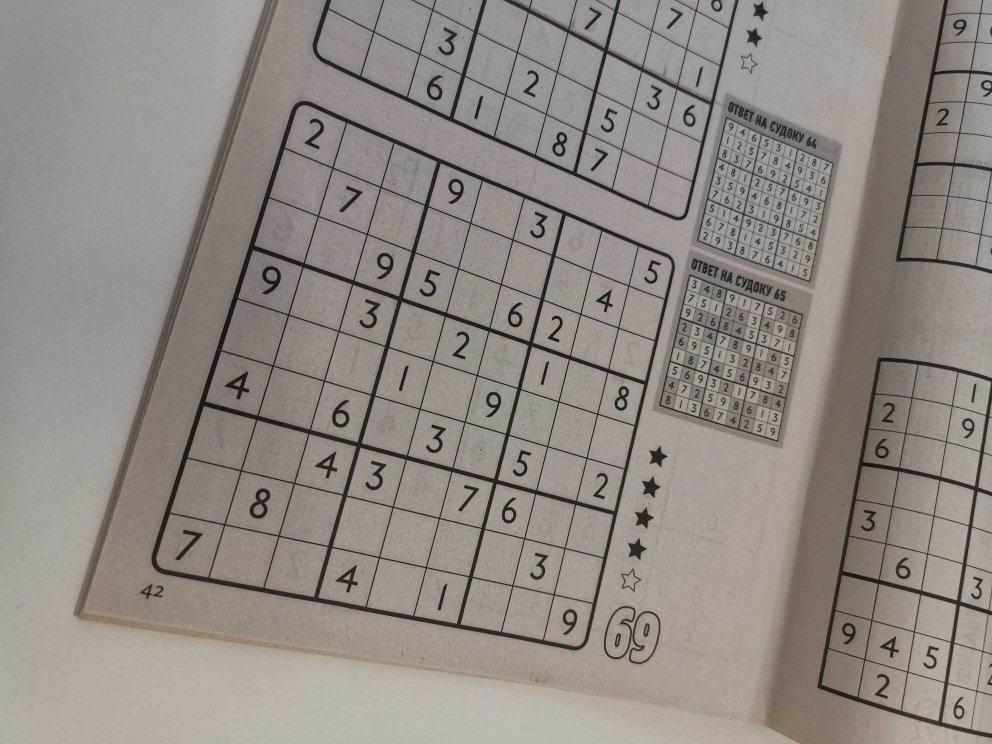
#> input picture HW2/train/train_3.jpg, 3968 x 2976 px (shown at 1/4 size)
$ jupyter execute --allow-errors Untitled.ipynb   (shell and % lines are left out)
#> lines starting #> are read from the running program, lines starting #| are printed output that depends on the picture; after the words box and inside, x2 and y2 are one past the last pixel; in counts of white or black regions, pixels touching at a corner belong together
[cell 1]
import cv2
import numpy as np
import torch
import torchvision
from torch import nn
from tqdm import tqdm, tqdm_notebook
import warnings
warnings.filterwarnings("ignore")


def get_perspective(img, location, height = 900, width = 900):
    location = sorted([(x, y) for x, y in location[:, 0, :]])
    if location[1][1] > location[0][1]:
        pts1 = np.float32([location[0], location[2], location[1], location[3]])
    else:
        pts1 = np.float32([location[1], location[3], location[0], location[2]])
    pts2 = np.float32([[0, 0], [width, 0], [0, height], [width, height]])
    matrix = cv2.getPerspectiveTransform(pts1, pts2)
    result = cv2.warpPerspective(img, matrix, (width, height))
    return result


# [8 lines left out: function split_boxes, not called in this run]


class compute_hog(object):
    def __init__(self, cell_size, block_size, nbins):
        self.cell_size = cell_size
        self.block_size = block_size
        self.nbins = nbins

    # [95 lines left out: functions __call__, fit_epoch, eval_epoch, train, predict, not called in this run]


def predict_image(img):
    gray = cv2.cvtColor(img, cv2.COLOR_BGR2GRAY)
#> img is the input picture: shape (2976, 3968, 3); mean B, G, R 132.6, 138.3, 144.7
    thresh = cv2.adaptiveThreshold(gray, 255, cv2.ADAPTIVE_THRESH_GAUSSIAN_C, cv2.THRESH_BINARY_INV, 57, 5)
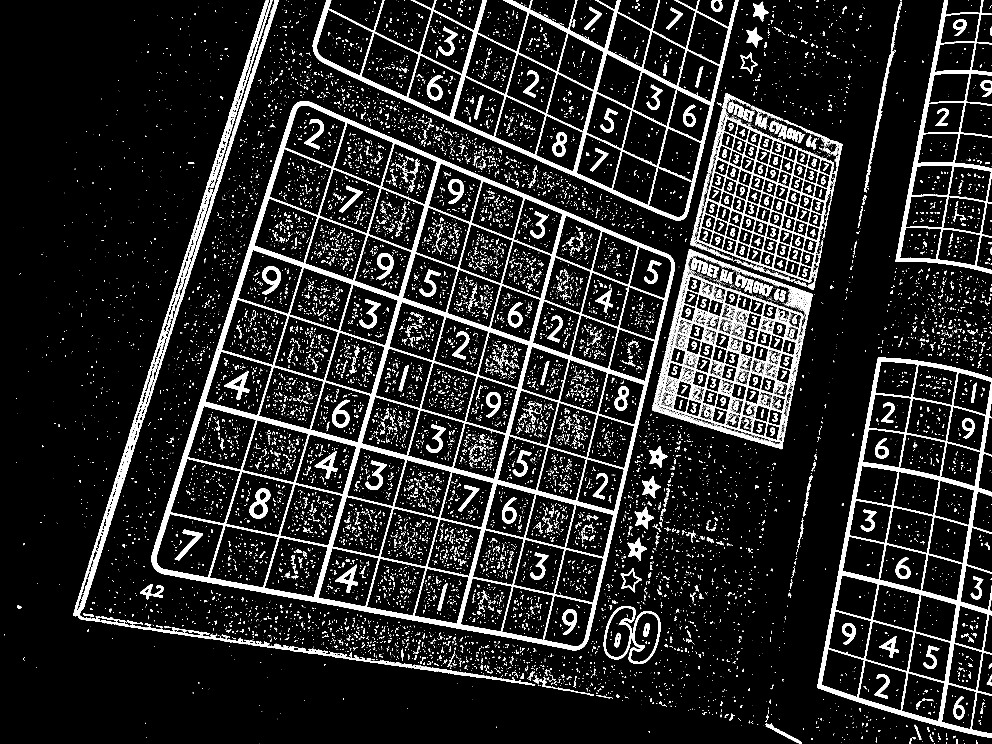
#> thresh: shape (2976, 3968) (shown at 1/4 size); 10.8% white; 20844 white regions (17263 under 20 px)

    # Filter out all numbers and noise to isolate only boxes
    cnts = cv2.findContours(thresh, cv2.RETR_TREE, cv2.CHAIN_APPROX_SIMPLE)
#> cnts = 22006 contours, 19339 with area under 20; largest, box (x1, y1, x2, y2) and area: (606, 405, 2699, 2601) 3069502, (1251, 0, 2954, 882) 756414, (3268, 1430, 3968, 2952) 750576, (2636, 1096, 3213, 1768) 258426, (2787, 466, 3336, 1130) 234981
    cnts = cnts[0] if len(cnts) == 2 else cnts[1]
    max_area = 0
    big_square = []
    for c in cnts:
        area = cv2.contourArea(c)
        max_area = max(max_area, area)
#> this loop made 22006 passes
#> (area, max_area) on passes 10, 11, 16: (28, 28), (54, 54), (61.5, 61.5)

    for c in cnts:
        area = cv2.contourArea(c)
        if area < max_area:
            cv2.drawContours(thresh, [c], -1, (0, 0, 0), -1)
        else:
            big_square = [c]
            location = cv2.approxPolyDP(c, 1000, True)
#> this loop made 22006 passes
#> area on passes 10, 11, 16: 28, 54, 61.5
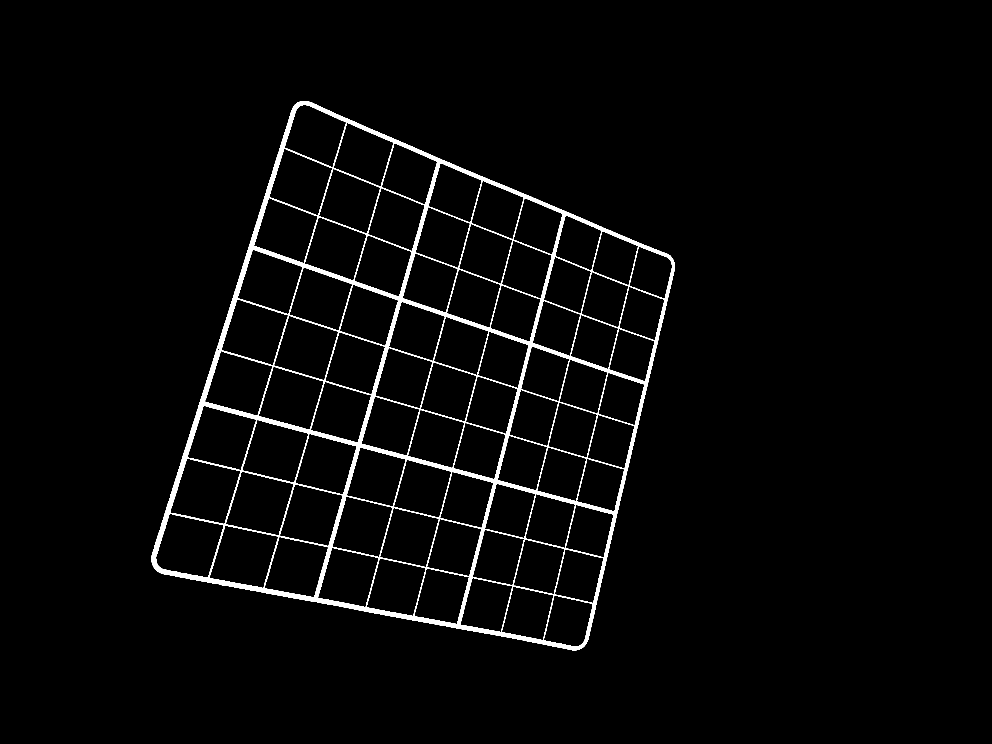
#> thresh: shape (2976, 3968) (shown at 1/4 size); 2.4% white; 1 white region, box (x1, y1, x2, y2) and area: (606, 405, 2699, 2601) 278902

    mask = np.zeros(thresh.shape)
    cv2.drawContours(mask, big_square, -1, (1, 1, 1), -1)
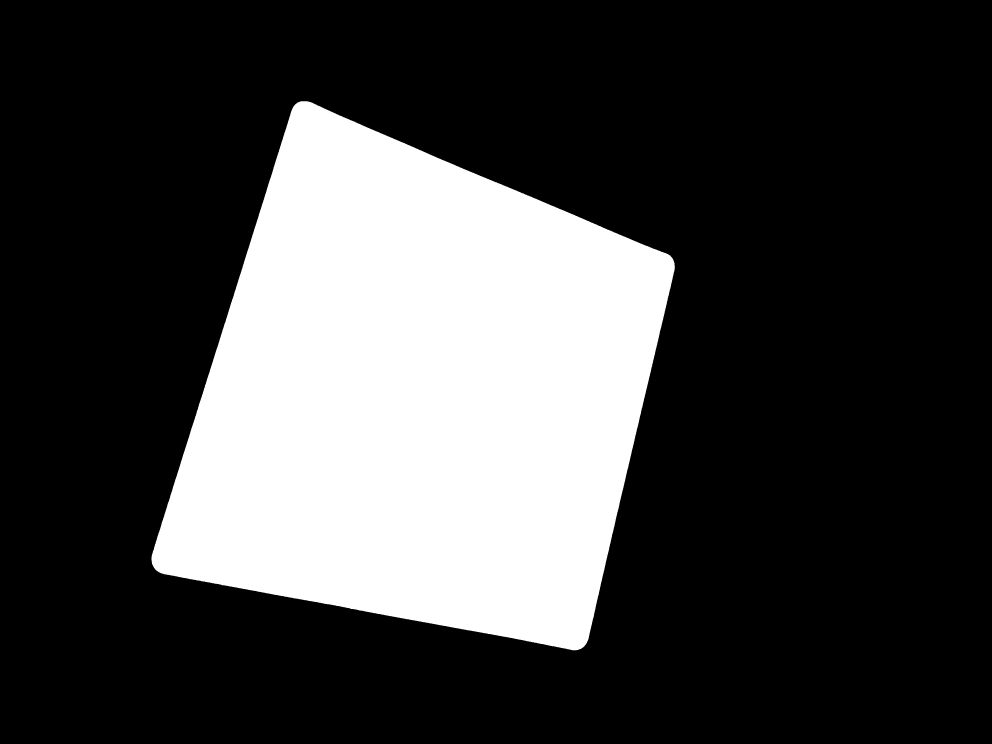
#> mask: shape (2976, 3968) float64 (shown at 1/4 size); values 0 (black) and 1 (white), 26% white; 1 white region, box (x1, y1, x2, y2) and area: (606, 405, 2699, 2601) 3072823

    vertical_kernel = cv2.getStructuringElement(cv2.MORPH_RECT, (1, 5))
#> vertical_kernel = [1, 1, 1, 1, 1]
    thresh = cv2.morphologyEx(thresh, cv2.MORPH_CLOSE, vertical_kernel, iterations=9)
#> thresh: shape (2976, 3968); 2.6% white; 1 white region, box (x1, y1, x2, y2) and area: (606, 405, 2699, 2601) 306447
    horizontal_kernel = cv2.getStructuringElement(cv2.MORPH_RECT, (5, 1))
#> horizontal_kernel = [[1, 1, 1, 1, 1]]
    thresh = cv2.morphologyEx(thresh, cv2.MORPH_CLOSE, horizontal_kernel, iterations=4)
#> thresh: shape (2976, 3968); 2.6% white; 1 white region, box (x1, y1, x2, y2) and area: (606, 405, 2699, 2601) 312684

    table = get_perspective(cv2.adaptiveThreshold(gray, 255, cv2.ADAPTIVE_THRESH_GAUSSIAN_C, cv2.THRESH_BINARY_INV, 57, 5) - thresh, location)
#> in get_perspective, `matrix = cv2.getPerspectiveTransform(pts1, pts2)`: matrix = [[0.387, 0.119, -509.6], [-0.17, 0.409, 34.28], [-0.000105, 8.32e-06, 1]]
#> in get_perspective, `result = cv2.warpPerspective(img, matrix, (width, height))`:
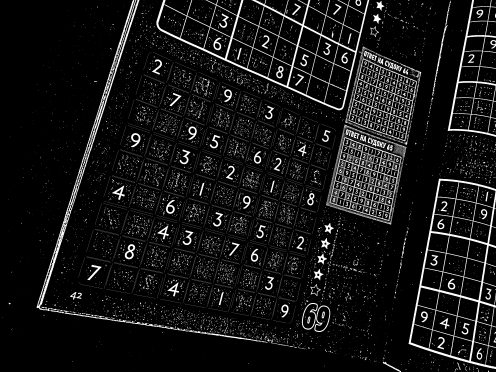
#> img: shape (2976, 3968) (shown at 1/8 size); min 0, max 255, mean 21.4

    kernel =  cv2.getStructuringElement(cv2.MORPH_RECT,(5, 5))
#> kernel = [[1, 1, 1, 1, 1], [1, 1, 1, 1, 1], [1, 1, 1, 1, 1], [1, 1, 1, 1, 1], [1, 1, 1, 1, 1]]
    kernel_2 =  cv2.getStructuringElement(cv2.MORPH_RECT,(2, 2))
#> kernel_2 = [[1, 1], [1, 1]]
    table = cv2.morphologyEx(table, cv2.MORPH_OPEN, kernel, iterations=1)
    table = cv2.morphologyEx(table, cv2.MORPH_OPEN, kernel_2, iterations=4)
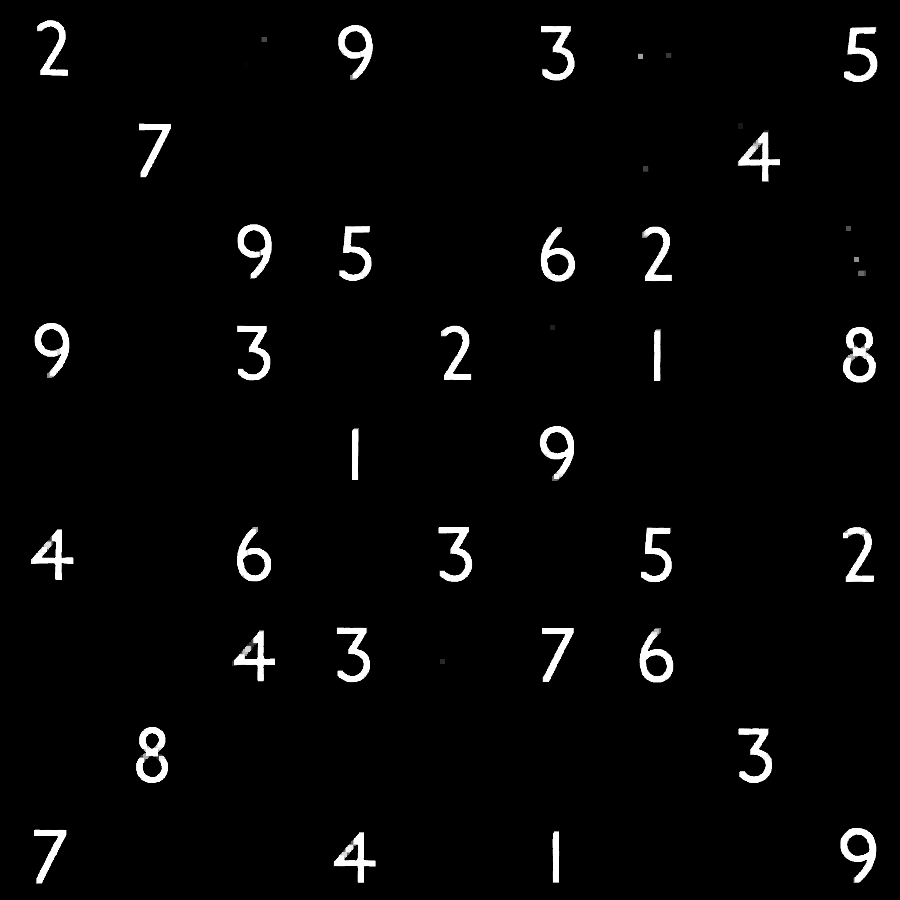
#> table: shape (900, 900); min 0, max 255, mean 6.8
    plot_img(table)
    boxes = split_boxes(table)

    ans = []
    for i in range(9):
        row = []
        for j in range(9):
            row += [predict(boxes[9 * i + j], model_1)]
        ans += [row]

    return mask, [ans]


batch_size_train = 64
batch_size_test = 1000

random_seed = 1
torch.backends.cudnn.enabled = False
torch.manual_seed(random_seed)

#> (the rest of this cell did not finish here and is left out)

#> (a cell that did not finish here is left out)

$ run again, with HW2/train/train_0.jpg copied over HW2/train/train_3.jpg
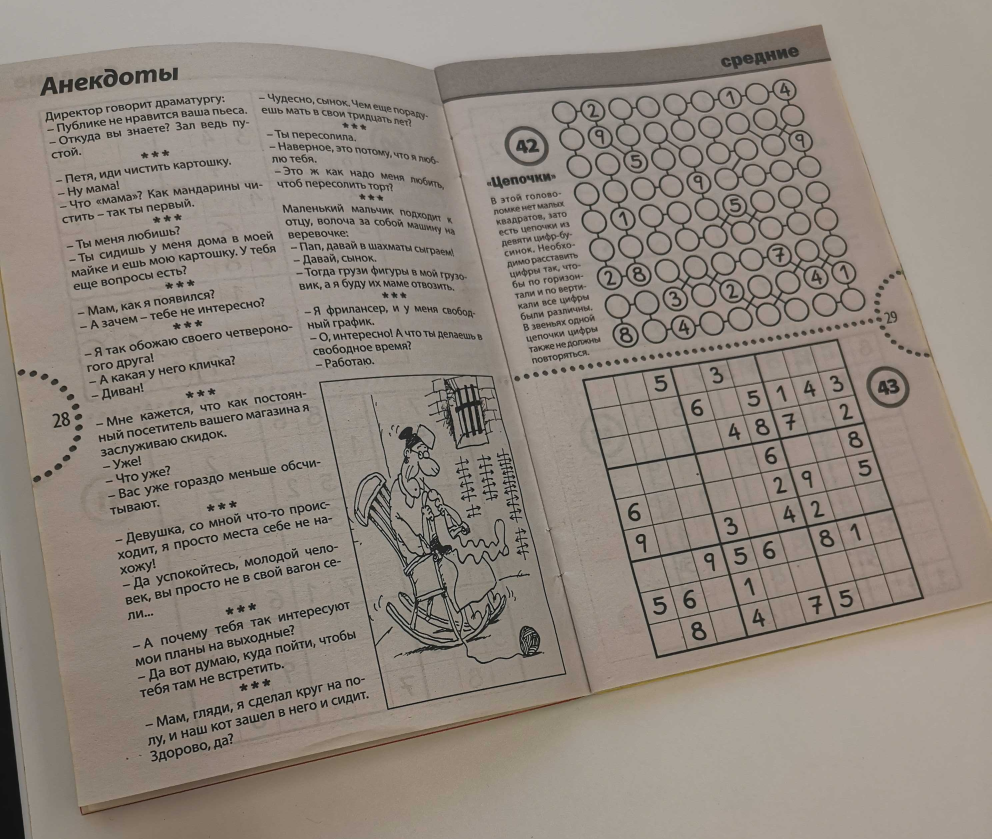
#> input picture HW2/train/train_0.jpg, 2976 x 2517 px (shown at 1/3 size)
#> in predict_image, img is the input picture: shape (2517, 2976, 3); mean B, G, R 126.5, 135.2, 144.3
#> in predict_image, `thresh = cv2.adaptiveThreshold(gray, 255, cv2.ADAPTIVE_THRESH_GAUSSIAN..`:
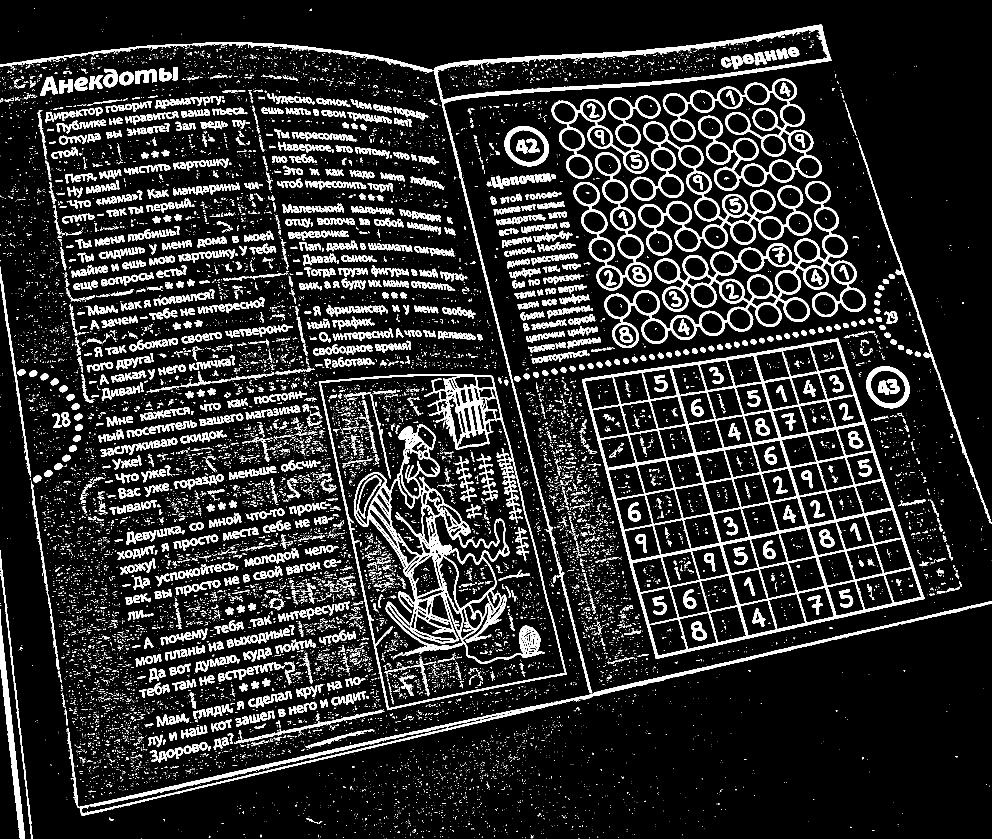
#> thresh: shape (2517, 2976) (shown at 1/3 size); 12.8% white; 17315 white regions (14460 under 20 px)
#> cnts = 18840 contours, 15684 with area under 20; largest, box (x1, y1, x2, y2) and area: (1746, 1013, 2774, 1976) 671368, (957, 1122, 1700, 2131) 512770, (961, 1126, 1696, 2126) 470837, (1062, 1272, 1634, 1992) 153800, (0, 74, 2495, 2080) 141639
#> the loop in predict_image, `for c in cnts:` made 18840 passes
#> (area, max_area) on pass 28: (26, 26)
#> the loop in predict_image, `for c in cnts:` made 18840 passes
#> area on pass 28: 26
#> mask: shape (2517, 2976) float64; values 0 (black) and 1 (white), 9% white; 1 white region, box (x1, y1, x2, y2) and area: (1746, 1013, 2774, 1976) 672971
#> vertical_kernel = [1, 1, 1, 1, 1]
#> in predict_image, `thresh = cv2.morphologyEx(thresh, cv2.MORPH_CLOSE, vertical_kernel, it..`:
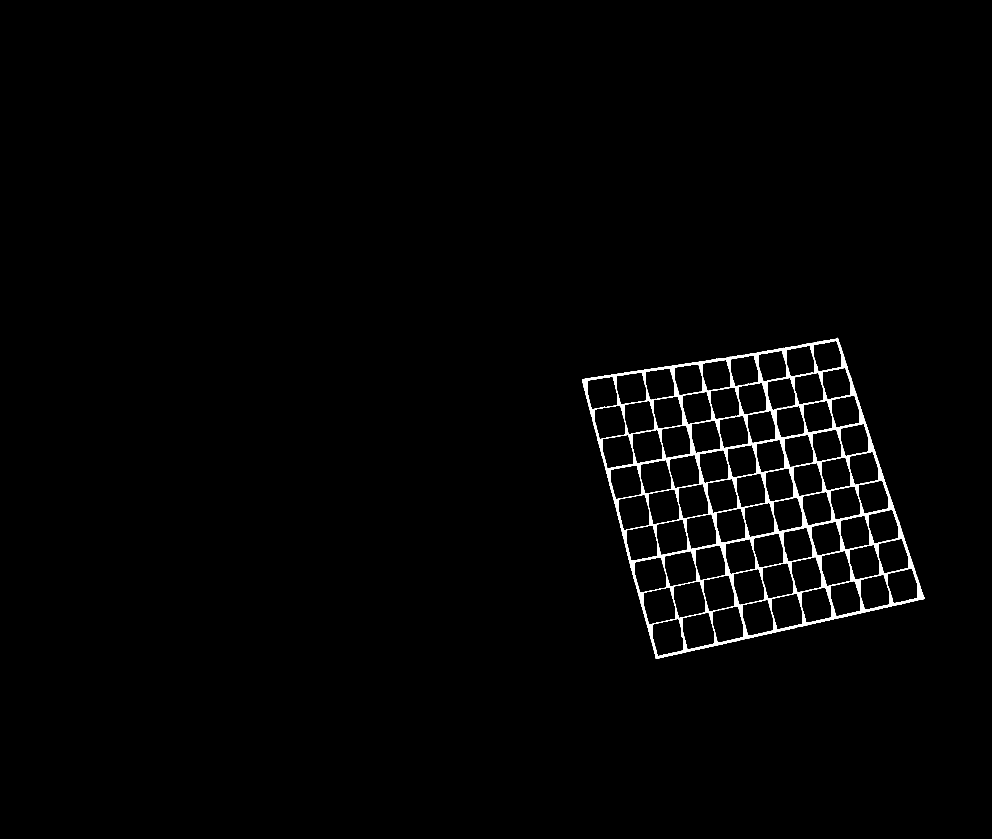
#> thresh: shape (2517, 2976) (shown at 1/3 size); 1.3% white; 1 white region, box (x1, y1, x2, y2) and area: (1746, 1013, 2774, 1976) 98544
#> horizontal_kernel = [[1, 1, 1, 1, 1]]
